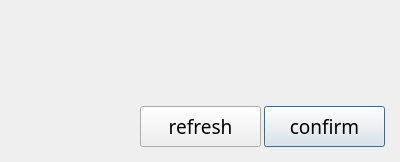
<?xml version="1.0" encoding="UTF-8"?>
<ui version="4.0">
 <class>DialogGUI</class>
 <widget class="QDialog" name="DialogGUI">
  <property name="geometry">
   <rect>
    <x>0</x>
    <y>0</y>
    <width>400</width>
    <height>162</height>
   </rect>
  </property>
  <property name="windowTitle">
   <string>Dialog</string>
  </property>
  <widget class="QLabel" name="zigbee_label">
   <property name="geometry">
    <rect>
     <x>20</x>
     <y>20</y>
     <width>361</width>
     <height>71</height>
    </rect>
   </property>
   <property name="font">
    <font>
     <family>Abyssinica SIL</family>
     <pointsize>16</pointsize>
    </font>
   </property>
   <property name="text">
    <string/>
   </property>
  </widget>
  <widget class="QPushButton" name="zig_close_pushButton">
   <property name="geometry">
    <rect>
     <x>264</x>
     <y>106</y>
     <width>121</width>
     <height>41</height>
    </rect>
   </property>
   <property name="font">
    <font>
     <family>Abyssinica SIL</family>
     <pointsize>14</pointsize>
    </font>
   </property>
   <property name="styleSheet">
    <string notr="true">border-image: url(:/请1.png);</string>
   </property>
   <property name="text">
    <string>confirm</string>
   </property>
  </widget>
  <widget class="QPushButton" name="refresh_pushButton">
   <property name="geometry">
    <rect>
     <x>140</x>
     <y>106</y>
     <width>121</width>
     <height>41</height>
    </rect>
   </property>
   <property name="font">
    <font>
     <family>Abyssinica SIL</family>
     <pointsize>14</pointsize>
    </font>
   </property>
   <property name="styleSheet">
    <string notr="true">border-image: url(:/驴1.png);</string>
   </property>
   <property name="text">
    <string>refresh</string>
   </property>
  </widget>
  <widget class="QLabel" name="label">
   <property name="geometry">
    <rect>
     <x>0</x>
     <y>0</y>
     <width>400</width>
     <height>162</height>
    </rect>
   </property>
   <property name="styleSheet">
    <string notr="true">border-image: url(:/72fca40728e3c2cdd43f7c95.png);</string>
   </property>
   <property name="text">
    <string/>
   </property>
  </widget>
  <zorder>label</zorder>
  <zorder>zig_close_pushButton</zorder>
  <zorder>refresh_pushButton</zorder>
  <zorder>zigbee_label</zorder>
 </widget>
 <resources/>
 <connections/>
</ui>
